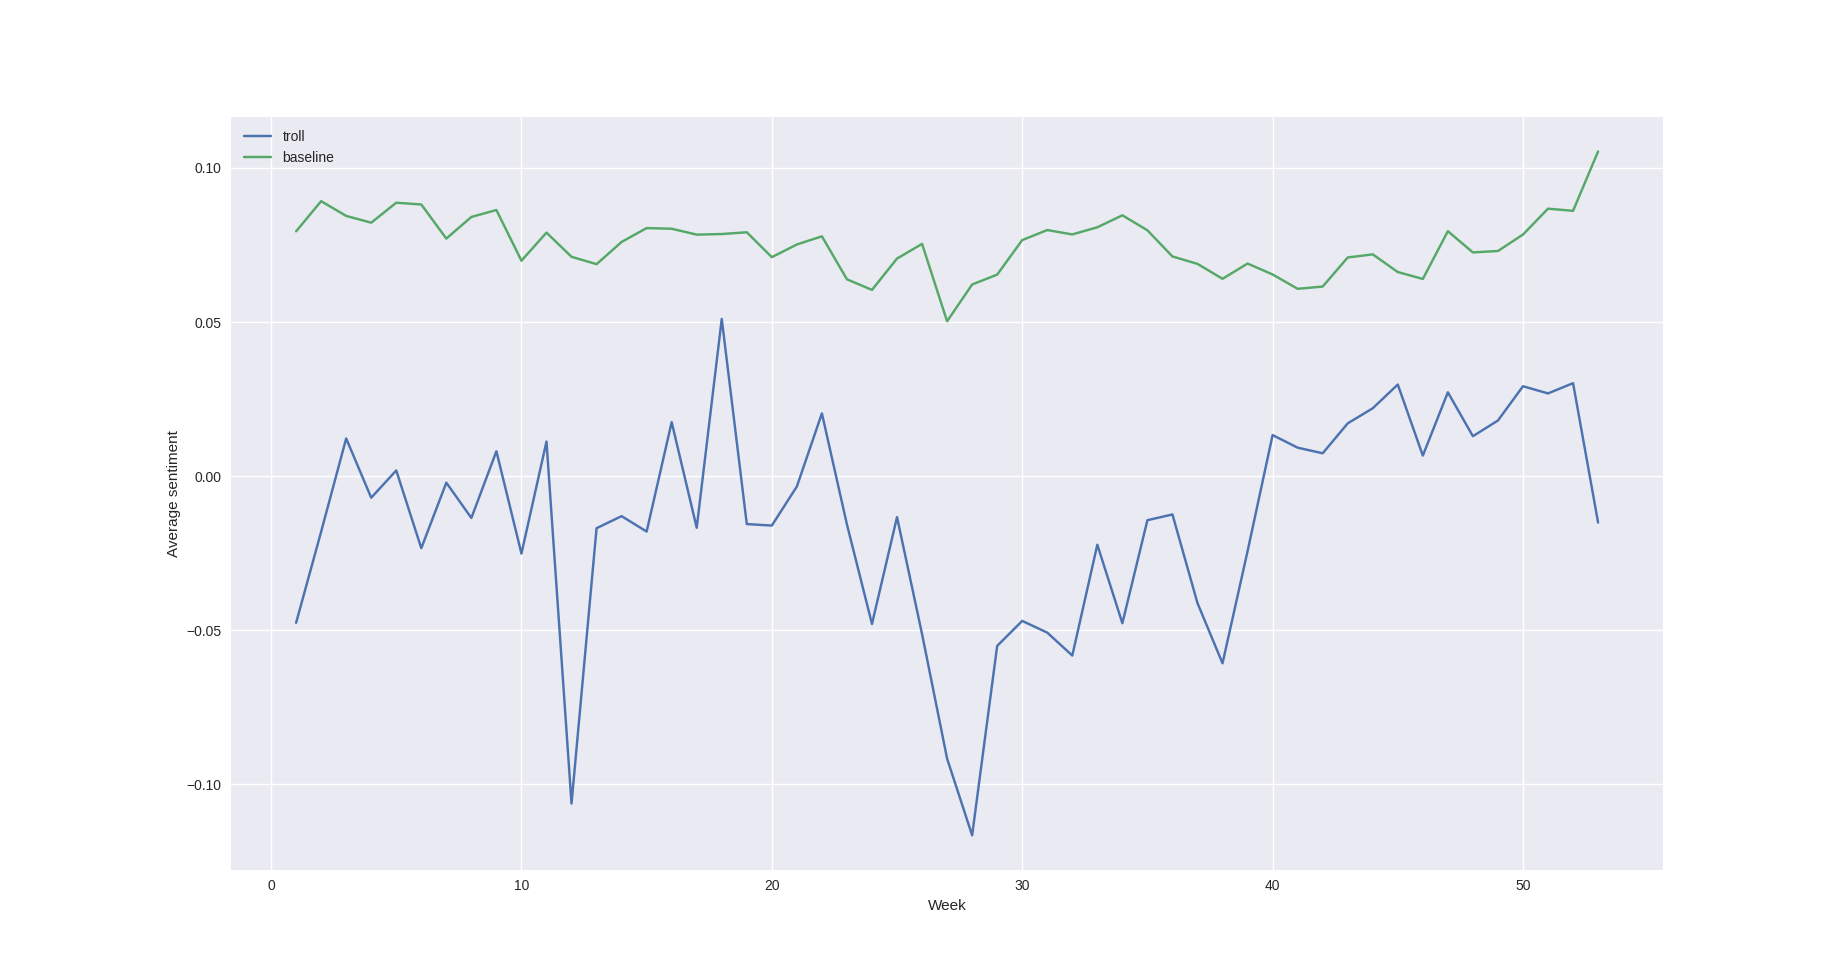

Write the Python code that produced this figure.
import nltk
import pandas as pd
import matplotlib.pyplot as plt
from nltk.sentiment import SentimentIntensityAnalyzer
nltk.download('vader_lexicon')
plt.style.use('seaborn')


data = pd.read_csv("troll_data_2016_english.csv", lineterminator='\n')
baseline = pd.read_csv("baseline_data_2016_english.csv", lineterminator='\n')

### Save sentiment scores
#sa = SentimentIntensityAnalyzer()
#data["sentiment"] = data["content"].apply(lambda x: sa.polarity_scores(str(x))["compound"])
#data.to_csv("troll_data_2016_english.csv", index=False)

data.groupby("week")["sentiment"].mean().plot(label="troll")
baseline.groupby("week")["sentiment"].mean().plot(label="baseline")
plt.xlabel("Week")
plt.ylabel("Average sentiment")
plt.legend()
plt.show()
